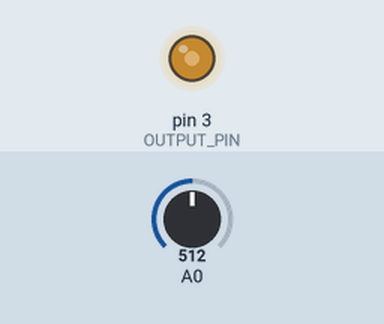
A sketch run on a simulated Arduino Uno, built with avr-gcc and run on an emulated ATmega328P. Shown: output pins drawn as LEDs (lit = HIGH). The inputs (shaded band) are chosen by the test bench; at power-on: A0 = 512.

Above: at 1.2 s.
1.3 s: A0 set to 0
At 2.4 s:
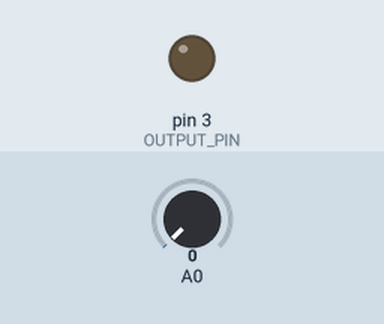
2.8 s: A0 set to 7
4.3 s: A0 set to 10
At 4.6 s:
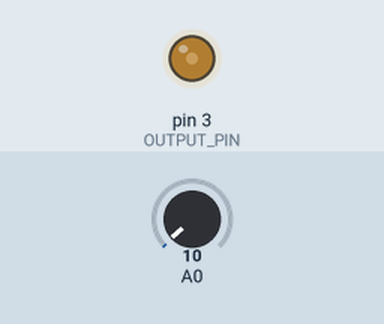
Timing chart, 0 to 7.3 s (numbered marks = the images above; inputs shaded):
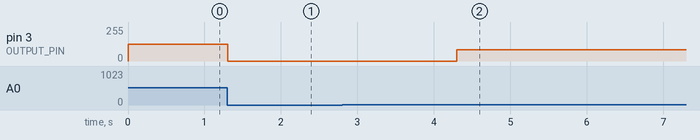

Measured:
- the behaviour switches between 8 and 9 on A0 (found by bisection; images 1 and 2)
- after the input at 1.3 s, pin 3 (OUTPUT_PIN): 126/255 → 0/255 at once
- after the input at 2.8 s, every drawn part: stays the same
- after the input at 4.3 s, pin 3 (OUTPUT_PIN): 0/255 → 85/255 at once

The sketch:

MTS-10KHZ.ino
```cpp
const byte OUTPUT_PIN = 3;  // Timer 2 "B" output: OC2B

//uint16_t n;  // for example, 10 kHz

void setup()
 {
  pinMode (OUTPUT_PIN, OUTPUT);
  ACD_init();

 }
void loop()
{
  uint16_t sensorValue = adc_read(A0);
  //delay(20);
  uint16_t n = map(sensorValue, 0, 1023, 1, 250);

  TCCR2A = bit (WGM20) | bit (WGM21) | bit (COM2B1); // fast PWM, clear OC2A on compare

  //TImer 2 (8 Bit)Prescaler Values
  //#define T2_PS1      _BV(CS20)
  //#define T2_PS8      _BV(CS21)
  //#define T2_PS64     _BV(CS22)
  //#define T2_PS256    _BV(CS22) | _BV(CS21)
  //#define T2_PS1024   _BV(CS22) | _BV(CS21) | _BV(CS20)


  TCCR2B = bit (WGM22) | bit(CS22) | bit(CS21)| bit(CS20);         // fast PWM, prescaler of 64
  OCR2A =  n;                                // from table
  OCR2B = ((n + 1) / 2) - 1;
}

void ACD_init()
{
  ADMUX = (1 << REFS0); //default Ch-0; Vref = 5V
  ADCSRA |= (1 << ADEN) | (0 << ADSC) | (0 << ADATE); //auto-trigger OFF
  ADCSRB = 0x00;
}


uint16_t adc_read(uint8_t ch)
{
  // select the corresponding channel 0~7
  // ANDing with '7′ will always keep the value
  // of 'ch' between 0 and 7
  //ch &= 0b00000111;  // AND operation with 7
  // ADMUX = (ADMUX & 0xF8)|ch; // clears the bottom 3 bits before ORing

  // start single convertion
  // write '1′ to ADSC
  ADCSRA |= (1 << ADSC);

  // wait for conversion to complete
  // ADSC becomes '0′ again
  // till then, run loop continuously
  while (ADCSRA & (1 << ADSC));
  ADC = (ADCL | (ADCH << 8));
  return (ADC);
}
```
